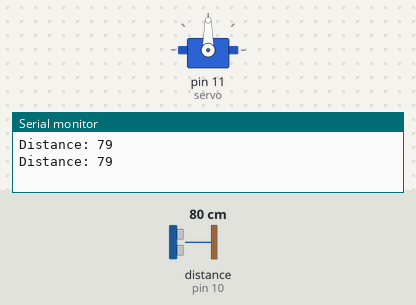
Recording of a sketch running on a simulated Arduino Uno, built with avr-gcc and run on an emulated ATmega328P. Shown: servo, the last lines printed to the serial monitor. Wiring (inferred from the names in the program): ultrasonic range finder: trigger pin 9; echo pin 10. The inputs (shaded band) are chosen by the test bench; at power-on: distance to the obstacle (sensor on pin 10) 80 cm. The echo pulse lasts 58.3 µs per cm.

Above: at 3.3 s.
3.4 s: distance to the obstacle (sensor on pin 10) set to 100 cm
6.7 s: distance to the obstacle (sensor on pin 10) set to 105 cm
At 8.8 s:
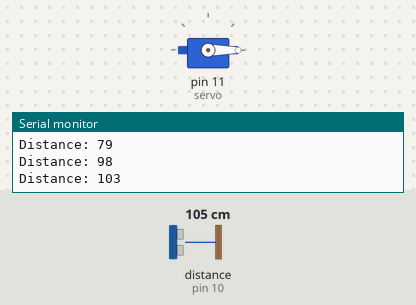
10.0 s: distance to the obstacle (sensor on pin 10) set to 2 cm
At 10.8 s:
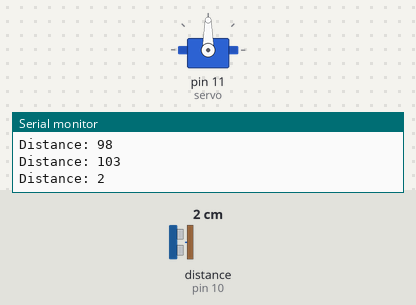
13.3 s: distance to the obstacle (sensor on pin 10) set to 120 cm
At 16.1 s:
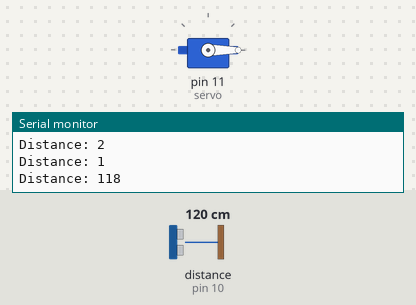
Timing chart, 0 to 17.6 s (numbered marks = the images above; inputs shaded):
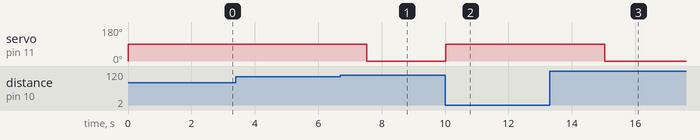

Measured:
- the behaviour switches between 102 and 103 cm on distance to the obstacle (sensor on pin 10) (found by bisection; images 0 and 1)
- after the input at 6.7 s, servo on pin 11 (servo): 90° → 0° after 0.82 s
- after the input at 10.0 s, servo on pin 11 (servo): 0° → 90° at once
- after the input at 13.3 s, servo on pin 11 (servo): 90° → 0° after 1.7 s

The sketch:

Boom_Gate.ino
```cpp
#include <Servo.h>

// defines pins numbers
const int trigPin = 9;
const int echoPin = 10;
const int servoPin = 11;
const int DISTANCE_THRESHOLD = 100;
int pos = 0;
// defines variables

Servo servo;
long duration;
int distance;
void setup() {
  pinMode(trigPin, OUTPUT); // Sets the trigPin as an Output
  pinMode(echoPin, INPUT); // Sets the echoPin as an Input
  servo.attach(11);
  servo.write(0);
  Serial.begin(9600); // Starts the serial communication
}
void loop() {
  // Clears the trigPin
  digitalWrite(trigPin, LOW);
  delayMicroseconds(10);
  // Sets the trigPin on HIGH state for 10 micro seconds
  digitalWrite(trigPin, HIGH);
  delayMicroseconds(10);
  digitalWrite(trigPin, LOW);
  // Reads the echoPin, returns the sound wave travel time in microseconds
  duration = pulseIn(echoPin, HIGH);
  // Calculating the distance
  distance = duration * 0.034 / 2;
  if (distance <= DISTANCE_THRESHOLD){
    servo.write(90);
  }
  else
  {
    servo.write(0);
  }
  // Prints the distance on the Serial Monitor
  Serial.print("Distance: ");
  Serial.println(distance);

  delay(2500);
}
```
